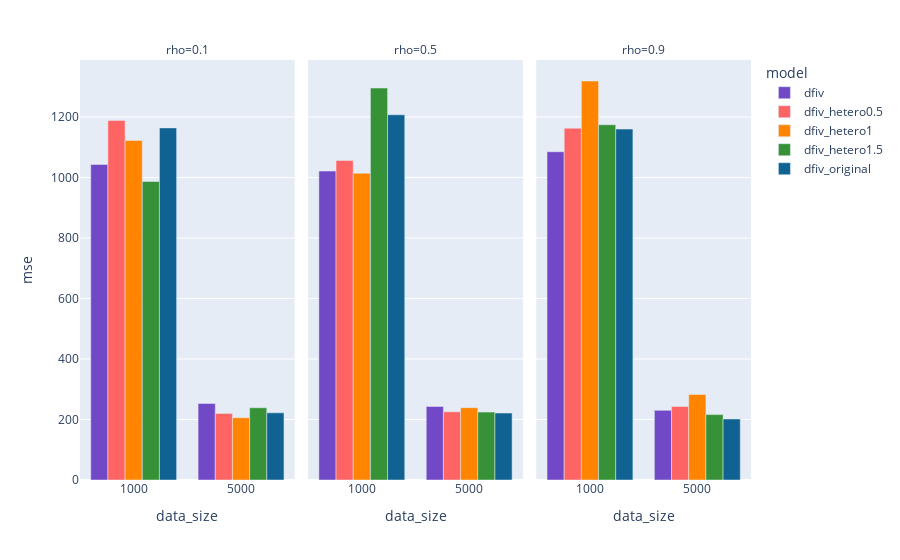

Source (notebook cell):
### Code cell
fig = px.bar(df_avg, x='data_size', y='mse', color='model', barmode='group',
                facet_col='rho', facet_col_wrap=3,
                color_discrete_map = color_discrete_map)
fig.update_xaxes(type='category')
fig.show()

### Figure 1 — Plotly figure (JSON) as saved in the notebook; plotly's stock layout.template omitted (floating-point values rounded to 4 significant figures)
{"data": [{"alignmentgroup": "True", "hovertemplate": "model=dfiv<br>rho=0.1<br>data_size=%{x}<br>mse=%{y}<extra></extra>", "legendgroup": "dfiv", "marker": {"color": "#7149C6", "pattern": {"shape": ""}}, "name": "dfiv", "offsetgroup": "dfiv", "orientation": "v", "showlegend": true, "textposition": "auto", "type": "bar", "x": [1000, 5000], "xaxis": "x", "y": [1043.0, 253.0], "yaxis": "y"}, {"alignmentgroup": "True", "hovertemplate": "model=dfiv<br>rho=0.5<br>data_size=%{x}<br>mse=%{y}<extra></extra>", "legendgroup": "dfiv", "marker": {"color": "#7149C6", "pattern": {"shape": ""}}, "name": "dfiv", "offsetgroup": "dfiv", "orientation": "v", "showlegend": false, "textposition": "auto", "type": "bar", "x": [1000, 5000], "xaxis": "x2", "y": [1021.0, 243.2], "yaxis": "y2"}, {"alignmentgroup": "True", "hovertemplate": "model=dfiv<br>rho=0.9<br>data_size=%{x}<br>mse=%{y}<extra></extra>", "legendgroup": "dfiv", "marker": {"color": "#7149C6", "pattern": {"shape": ""}}, "name": "dfiv", "offsetgroup": "dfiv", "orientation": "v", "showlegend": false, "textposition": "auto", "type": "bar", "x": [1000, 5000], "xaxis": "x3", "y": [1085.0, 230.3], "yaxis": "y3"}, {"alignmentgroup": "True", "hovertemplate": "model=dfiv_hetero0.5<br>rho=0.1<br>data_size=%{x}<br>mse=%{y}<extra></extra>", "legendgroup": "dfiv_hetero0.5", "marker": {"color": "#FF6464", "pattern": {"shape": ""}}, "name": "dfiv_hetero0.5", "offsetgroup": "dfiv_hetero0.5", "orientation": "v", "showlegend": true, "textposition": "auto", "type": "bar", "x": [1000, 5000], "xaxis": "x", "y": [1189.0, 220.2], "yaxis": "y"}, {"alignmentgroup": "True", "hovertemplate": "model=dfiv_hetero0.5<br>rho=0.5<br>data_size=%{x}<br>mse=%{y}<extra></extra>", "legendgroup": "dfiv_hetero0.5", "marker": {"color": "#FF6464", "pattern": {"shape": ""}}, "name": "dfiv_hetero0.5", "offsetgroup": "dfiv_hetero0.5", "orientation": "v", "showlegend": false, "textposition": "auto", "type": "bar", "x": [1000, 5000], "xaxis": "x2", "y": [1056.0, 225.4], "yaxis": "y2"}, {"alignmentgroup": "True", "hovertemplate": "model=dfiv_hetero0.5<br>rho=0.9<br>data_size=%{x}<br>mse=%{y}<extra></extra>", "legendgroup": "dfiv_hetero0.5", "marker": {"color": "#FF6464", "pattern": {"shape": ""}}, "name": "dfiv_hetero0.5", "offsetgroup": "dfiv_hetero0.5", "orientation": "v", "showlegend": false, "textposition": "auto", "type": "bar", "x": [1000, 5000], "xaxis": "x3", "y": [1163.0, 243.2], "yaxis": "y3"}, {"alignmentgroup": "True", "hovertemplate": "model=dfiv_hetero1<br>rho=0.1<br>data_size=%{x}<br>mse=%{y}<extra></extra>", "legendgroup": "dfiv_hetero1", "marker": {"color": "#FF8400", "pattern": {"shape": ""}}, "name": "dfiv_hetero1", "offsetgroup": "dfiv_hetero1", "orientation": "v", "showlegend": true, "textposition": "auto", "type": "bar", "x": [1000, 5000], "xaxis": "x", "y": [1122.0, 205.8], "yaxis": "y"}, {"alignmentgroup": "True", "hovertemplate": "model=dfiv_hetero1<br>rho=0.5<br>data_size=%{x}<br>mse=%{y}<extra></extra>", "legendgroup": "dfiv_hetero1", "marker": {"color": "#FF8400", "pattern": {"shape": ""}}, "name": "dfiv_hetero1", "offsetgroup": "dfiv_hetero1", "orientation": "v", "showlegend": false, "textposition": "auto", "type": "bar", "x": [1000, 5000], "xaxis": "x2", "y": [1014.0, 239.0], "yaxis": "y2"}, {"alignmentgroup": "True", "hovertemplate": "model=dfiv_hetero1<br>rho=0.9<br>data_size=%{x}<br>mse=%{y}<extra></extra>", "legendgroup": "dfiv_hetero1", "marker": {"color": "#FF8400", "pattern": {"shape": ""}}, "name": "dfiv_hetero1", "offsetgroup": "dfiv_hetero1", "orientation": "v", "showlegend": false, "textposition": "auto", "type": "bar", "x": [1000, 5000], "xaxis": "x3", "y": [1319.0, 282.5], "yaxis": "y3"}, {"alignmentgroup": "True", "hovertemplate": "model=dfiv_hetero1.5<br>rho=0.1<br>data_size=%{x}<br>mse=%{y}<extra></extra>", "legendgroup": "dfiv_hetero1.5", "marker": {"color": "#379237", "pattern": {"shape": ""}}, "name": "dfiv_hetero1.5", "offsetgroup": "dfiv_hetero1.5", "orientation": "v", "showlegend": true, "textposition": "auto", "type": "bar", "x": [1000, 5000], "xaxis": "x", "y": [987.0, 238.8], "yaxis": "y"}, {"alignmentgroup": "True", "hovertemplate": "model=dfiv_hetero1.5<br>rho=0.5<br>data_size=%{x}<br>mse=%{y}<extra></extra>", "legendgroup": "dfiv_hetero1.5", "marker": {"color": "#379237", "pattern": {"shape": ""}}, "name": "dfiv_hetero1.5", "offsetgroup": "dfiv_hetero1.5", "orientation": "v", "showlegend": false, "textposition": "auto", "type": "bar", "x": [1000, 5000], "xaxis": "x2", "y": [1296.0, 224.5], "yaxis": "y2"}, {"alignmentgroup": "True", "hovertemplate": "model=dfiv_hetero1.5<br>rho=0.9<br>data_size=%{x}<br>mse=%{y}<extra></extra>", "legendgroup": "dfiv_hetero1.5", "marker": {"color": "#379237", "pattern": {"shape": ""}}, "name": "dfiv_hetero1.5", "offsetgroup": "dfiv_hetero1.5", "orientation": "v", "showlegend": false, "textposition": "auto", "type": "bar", "x": [1000, 5000], "xaxis": "x3", "y": [1174.0, 216.2], "yaxis": "y3"}, {"alignmentgroup": "True", "hovertemplate": "model=dfiv_original<br>rho=0.1<br>data_size=%{x}<br>mse=%{y}<extra></extra>", "legendgroup": "dfiv_original", "marker": {"color": "#0F6292", "pattern": {"shape": ""}}, "name": "dfiv_original", "offsetgroup": "dfiv_original", "orientation": "v", "showlegend": true, "textposition": "auto", "type": "bar", "x": [1000, 5000], "xaxis": "x", "y": [1164.0, 222.0], "yaxis": "y"}, {"alignmentgroup": "True", "hovertemplate": "model=dfiv_original<br>rho=0.5<br>data_size=%{x}<br>mse=%{y}<extra></extra>", "legendgroup": "dfiv_original", "marker": {"color": "#0F6292", "pattern": {"shape": ""}}, "name": "dfiv_original", "offsetgroup": "dfiv_original", "orientation": "v", "showlegend": false, "textposition": "auto", "type": "bar", "x": [1000, 5000], "xaxis": "x2", "y": [1207.0, 221.3], "yaxis": "y2"}, {"alignmentgroup": "True", "hovertemplate": "model=dfiv_original<br>rho=0.9<br>data_size=%{x}<br>mse=%{y}<extra></extra>", "legendgroup": "dfiv_original", "marker": {"color": "#0F6292", "pattern": {"shape": ""}}, "name": "dfiv_original", "offsetgroup": "dfiv_original", "orientation": "v", "showlegend": false, "textposition": "auto", "type": "bar", "x": [1000, 5000], "xaxis": "x3", "y": [1160.0, 201.7], "yaxis": "y3"}], "layout": {"annotations": [{"font": {}, "showarrow": false, "text": "rho=0.1", "x": 0.16, "xanchor": "center", "xref": "paper", "y": 1, "yanchor": "bottom", "yref": "paper"}, {"font": {}, "showarrow": false, "text": "rho=0.5", "x": 0.5, "xanchor": "center", "xref": "paper", "y": 1, "yanchor": "bottom", "yref": "paper"}, {"font": {}, "showarrow": false, "text": "rho=0.9", "x": 0.84, "xanchor": "center", "xref": "paper", "y": 1, "yanchor": "bottom", "yref": "paper"}], "barmode": "group", "legend": {"title": {"text": "model"}, "tracegroupgap": 0}, "margin": {"t": 60}, "xaxis": {"anchor": "y", "domain": [0, 0.32], "title": {"text": "data_size"}, "type": "category"}, "xaxis2": {"anchor": "y2", "domain": [0.34, 0.66], "matches": "x", "title": {"text": "data_size"}, "type": "category"}, "xaxis3": {"anchor": "y3", "domain": [0.68, 1.0], "matches": "x", "title": {"text": "data_size"}, "type": "category"}, "yaxis": {"anchor": "x", "domain": [0, 1], "title": {"text": "mse"}}, "yaxis2": {"anchor": "x2", "domain": [0, 1], "matches": "y", "showticklabels": false}, "yaxis3": {"anchor": "x3", "domain": [0, 1], "matches": "y", "showticklabels": false}}}
